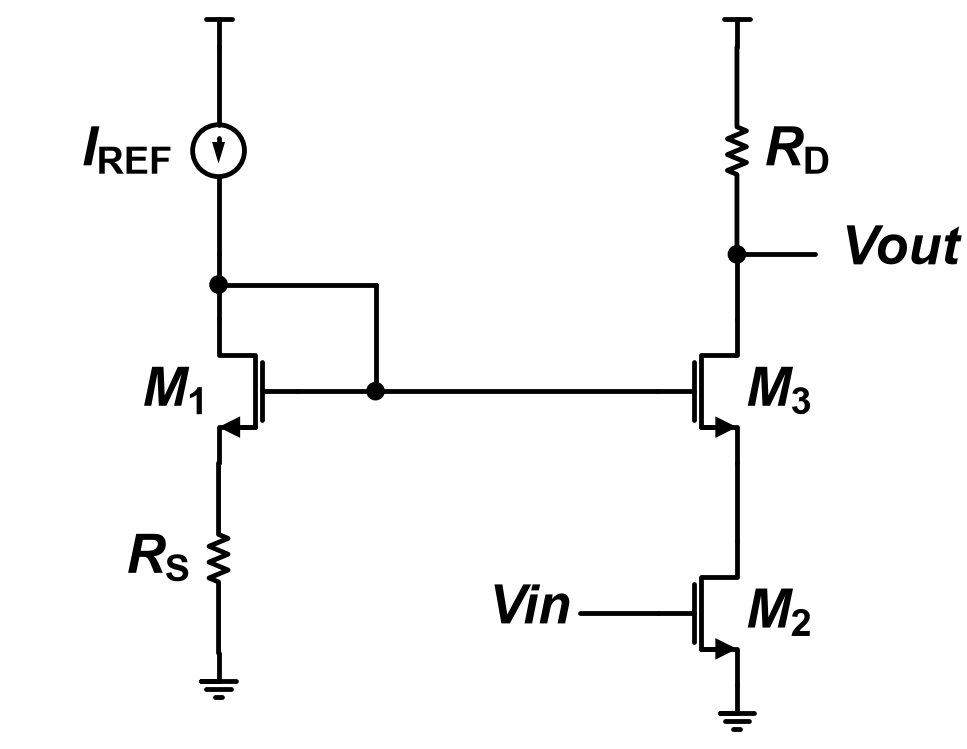

Write Python code to recreate this figure.
"""2017-1 중간 (C030) Q1 — 기준: Q1.md '회로 — Fig Q1'."""
import schemdraw.elements as elm
from schem_style import GATE_LEAD, Resistor, dot, new_drawing, nmos

GAP = 0.2       # 소자 라벨과 기호 사이 간격
VDD_H = 0.32    # 0.8배 T 전원 기호 높이


def wire_end(d, at, label, right=False):
    """단자 기호 없는 선 끝 (원본의 Vin·Vout). 선 끝 바깥에 라벨."""
    line = elm.Line().at(at).length(GATE_LEAD + 0.35)
    end = d.add(line.right() if right else line.left()).end
    d.add(elm.Label().right().at((end[0] + (0.2 if right else -0.2), end[1]))
          .label(label, halign="left" if right else "right"))


def draw():
    d = new_drawing()
    xl, xr, top = 0, 6.0, 10.0
    # 왼쪽 세로줄 위→아래: T 전원 기호(라벨 없음), I_REF(화살표 아래), n1 접속점, M1(좌우 반전), R_S, 접지
    d.add(elm.Vdd().at((xl, top - VDD_H)).scale(0.8))
    iref = d.add(elm.SourceI().down().at((xl, top - VDD_H)).length(2.4).scale(0.6)
                 .label(r"$I_\mathrm{REF}$", "top", ofst=0.35))
    d.add(elm.Line().down().at(iref.end).length(0.35)); n1 = dot(d)
    d.add(elm.Line().down().at(n1.center).length(0.4))
    m1 = nmos(d, at=d.here, anchor="drain", mirror=True, label=r"$M_\mathrm{1}$")
    rs = d.add(Resistor().down().at(m1.source).length(2.2).label(r"$R_\mathrm{S}$", "top", ofst=GAP))
    d.add(elm.Ground().at(rs.end).scale(0.8))
    # 다이오드 연결: n1 → 오른쪽 → 아래로 게이트 접속점. 게이트 선은 M1 게이트에서 M3 게이트까지
    xg = m1.gate.x + 0.9
    d.add(elm.Line().right().at(n1.center).tox(xg))
    d.add(elm.Line().down().toy(m1.gate.y)); g = dot(d)
    d.add(elm.Line().left().at(g.center).tox(m1.gate.x))
    # 오른쪽 세로줄 위→아래: T 전원 기호(라벨 없음), R_D, Vout 접속점, M3, M2, 접지
    d.add(elm.Vdd().at((xr, top - VDD_H)).scale(0.8))
    rd = d.add(Resistor().down().at((xr, top - VDD_H)).length(2.4)
               .label(r"$R_\mathrm{D}$", "bottom", ofst=GAP))
    vout = dot(d)
    wire_end(d, vout.center, r"$Vout$", right=True)
    m3 = nmos(d, at=(xr, m1.drain.y), anchor="drain", label=r"$M_\mathrm{3}$")   # 게이트가 M1 게이트 높이
    d.add(elm.Line().down().at(vout.center).toy(m3.drain.y))
    d.add(elm.Line().right().at(g.center).tox(m3.gate.x))
    d.add(elm.Line().down().at(m3.source).length(0.9))
    m2 = nmos(d, at=d.here, anchor="drain", label=r"$M_\mathrm{2}$")
    wire_end(d, m2.gate, r"$Vin$")
    d.add(elm.Ground().at(m2.source).scale(0.8))
    return d
